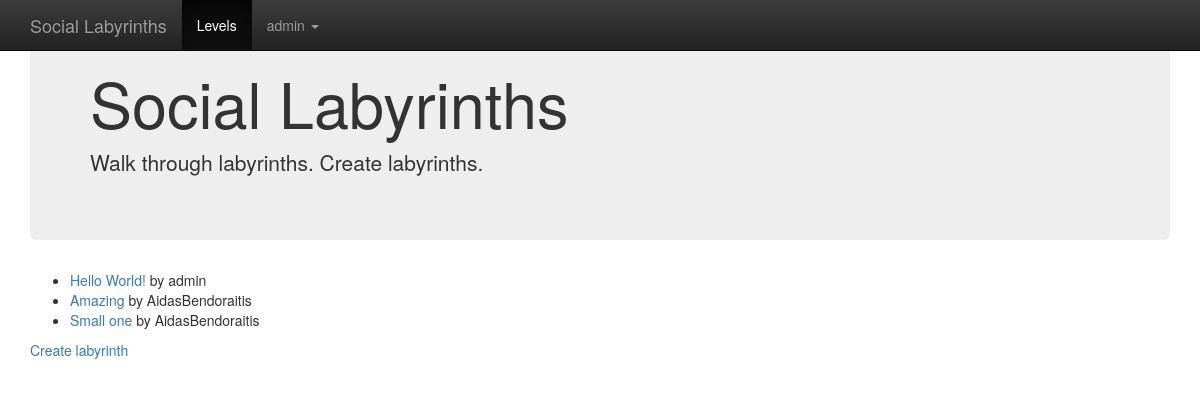
The page /levels/ (signed in) on the database its author committed.
### levels/models.py (models this page shows, shortened)
class Level(models.Model):
    created = models.DateTimeField(_("created"), auto_now_add=True)
    modified = models.DateTimeField(_("modified"), auto_now=True)
    author = models.ForeignKey("auth.User", verbose_name=_("author"))
    title = models.CharField(_("title"), max_length=255)
    slug = models.SlugField(_("slug"), max_length=255)
    labyrinth = models.TextField(_("labyrinth"), help_text=_('"#" - bricks, " " - spaces, "*" - collectables, "p" - player, "e" - exit'))
    class Meta:
        verbose_name = _("Level")
        verbose_name_plural = _("Levels")

### levels/views.py (the view)
def level_list(request):
    levels = Level.objects.all()
    return render(request, 'levels/level_list.html', {'levels': levels})

### social_labyrinth/templates/levels/level_list.html
{% extends "base.html" %}
{% block content %}
    <ul>
    {% for level in levels %}
        <li><a href="{% url "level_detail" slug=level.slug %}">{{ level.title }}</a> by {{ level.author.username }}</li>
    {% endfor %}
    </ul>
    {% if request.user.is_authenticated %}
        <p><a href="{% url "add_level" %}">Create labyrinth</a></p>
    {% endif %}
{% endblock %}

### social_labyrinth/templates/base.html (shortened to what this page needs)
<!DOCTYPE html>
<html lang="en">
    <head>
        <link rel="stylesheet" href="https://maxcdn.bootstrapcdn.com/bootstrap/3.3.5/css/bootstrap.min.css">
        <link rel="stylesheet" href="https://maxcdn.bootstrapcdn.com/bootstrap/3.3.5/css/bootstrap-theme.min.css">
    </head>
    <body role="document">
        <nav class="navbar navbar-inverse navbar-fixed-top">
            <div class="container">
                <div class="navbar-header">
                    <a class="navbar-brand" href="/">Social Labyrinths</a>
                </div>
                <div id="navbar" class="navbar-collapse collapse">
                    <ul class="nav navbar-nav">
                        <li class="active"><a href="{% url "level_list" %}">Levels</a></li>
                        {% if not request.user.is_authenticated %}
                            <li class="dropdown">
                                <a href="#" class="dropdown-toggle" data-toggle="dropdown" role="button" aria-haspopup="true" aria-expanded="false">Login <span class="caret"></span></a>
                                <ul class="dropdown-menu">
                                    <li><a href="/login/yahoo/?next={{ request.path }}">Yahoo!</a></li>
                                </ul>
                            </li>
                        {% else %}
                            <li class="dropdown">
                                <a href="#" class="dropdown-toggle" data-toggle="dropdown" role="button" aria-haspopup="true" aria-expanded="false">{{ request.user.username }} <span class="caret"></span></a>
                            </li>
                        {% endif %}
                    </ul>
                </div>
            </div>
        </nav>
        <div class="container theme-showcase" role="main">
            <div class="jumbotron">
                <h1>Social Labyrinths</h1>
                <p>Walk through labyrinths. Create labyrinths.</p>
            </div>
            {% block content %}
            {% endblock %}
        </div>
    </body>
</html>

### rows shown on the page
Level: title "Hello World!", author.username "admin"
Level: title "Amazing", author.username "AidasBendoraitis"
Level: title "Small one", author.username "AidasBendoraitis"

### other values the page prints
{{ request.user.username }} "admin"
